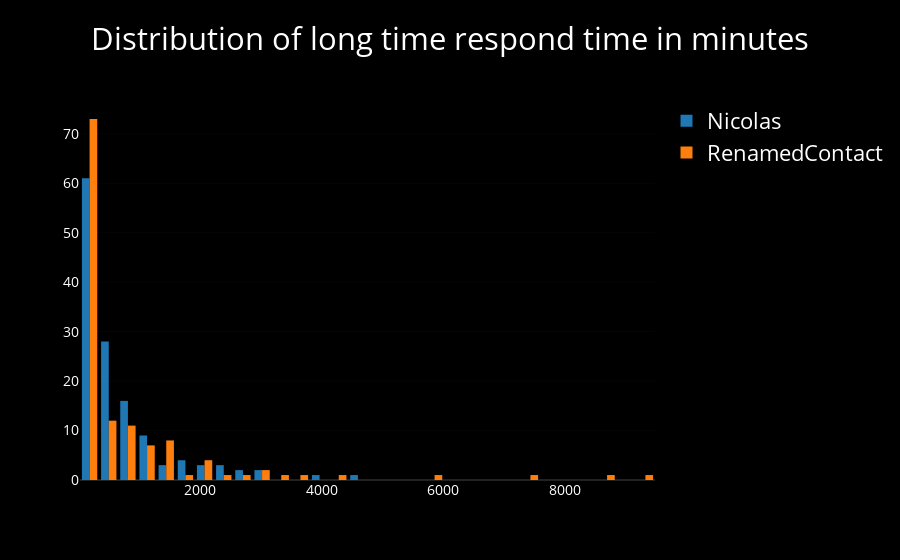

Notebook cell for this chart:
### Code cell
iplot(wa.plot_dist_of_respondtimes(tail=True, nb_mode=True))

### Figure 1 — Plotly figure (JSON) as saved in the notebook; plotly's stock layout.template omitted (floating-point values rounded to 4 significant figures; data arrays with more than 128 entries replaced by an {"elided": "..."} marker saying what was removed)
{"data": [{"name": "Nicolas", "type": "histogram", "uid": "f629b98e-3b37-4543-b686-b67e87a23c97", "x": {"elided": "322 int values"}, "xbins": {"size": 314.8, "start": 30}}, {"name": "RenamedContact", "type": "histogram", "uid": "6116377b-bf06-4cea-b2df-e4e4980726cd", "x": {"elided": "320 int values"}, "xbins": {"size": 314.8, "start": 30}}], "layout": {"font": {"color": "white", "size": 22}, "paper_bgcolor": "black", "plot_bgcolor": "black", "title": "Distribution of long time respond time in minutes", "xaxis": {"automargin": true, "showticklabels": true, "tickfont": {"color": "white", "size": 14}, "titlefont": {"color": "white", "size": 18}}, "yaxis": {"automargin": true, "showticklabels": true, "tickfont": {"color": "white", "size": 14}, "titlefont": {"color": "white", "size": 18}}}}
